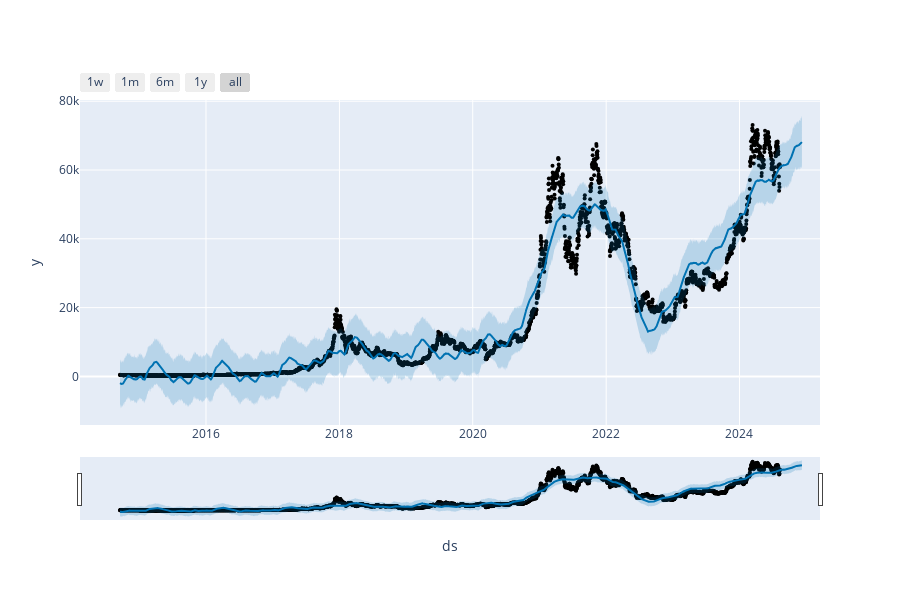

Notebook code cell kept with this figure:
### Code cell
# Graph 
plot_plotly(model, previsao)

### Figure 1 — Plotly figure (JSON) as saved in the notebook; plotly's stock layout.template omitted (floating-point values rounded to 4 significant figures; data arrays with more than 128 entries replaced by an {"elided": "..."} marker saying what was removed)
{"data": [{"marker": {"color": "black", "size": 4}, "mode": "markers", "name": "Actual", "type": "scatter", "x": {"elided": "3616 str values"}, "y": {"elided": "3616 float values"}}, {"hoverinfo": "skip", "line": {"width": 0}, "mode": "lines", "type": "scatter", "x": {"elided": "3736 str values"}, "y": {"elided": "3736 float values"}}, {"fill": "tonexty", "fillcolor": "rgba(0, 114, 178, 0.2)", "line": {"color": "#0072B2", "width": 2}, "mode": "lines", "name": "Predicted", "type": "scatter", "x": {"elided": "3736 str values"}, "y": {"elided": "3736 float values"}}, {"fill": "tonexty", "fillcolor": "rgba(0, 114, 178, 0.2)", "hoverinfo": "skip", "line": {"width": 0}, "mode": "lines", "type": "scatter", "x": {"elided": "3736 str values"}, "y": {"elided": "3736 float values"}}], "layout": {"height": 600, "showlegend": false, "width": 900, "xaxis": {"rangeselector": {"buttons": [{"count": 7, "label": "1w", "step": "day", "stepmode": "backward"}, {"count": 1, "label": "1m", "step": "month", "stepmode": "backward"}, {"count": 6, "label": "6m", "step": "month", "stepmode": "backward"}, {"count": 1, "label": "1y", "step": "year", "stepmode": "backward"}, {"step": "all"}]}, "rangeslider": {"visible": true}, "title": {"text": "ds"}, "type": "date"}, "yaxis": {"title": {"text": "y"}}}}
